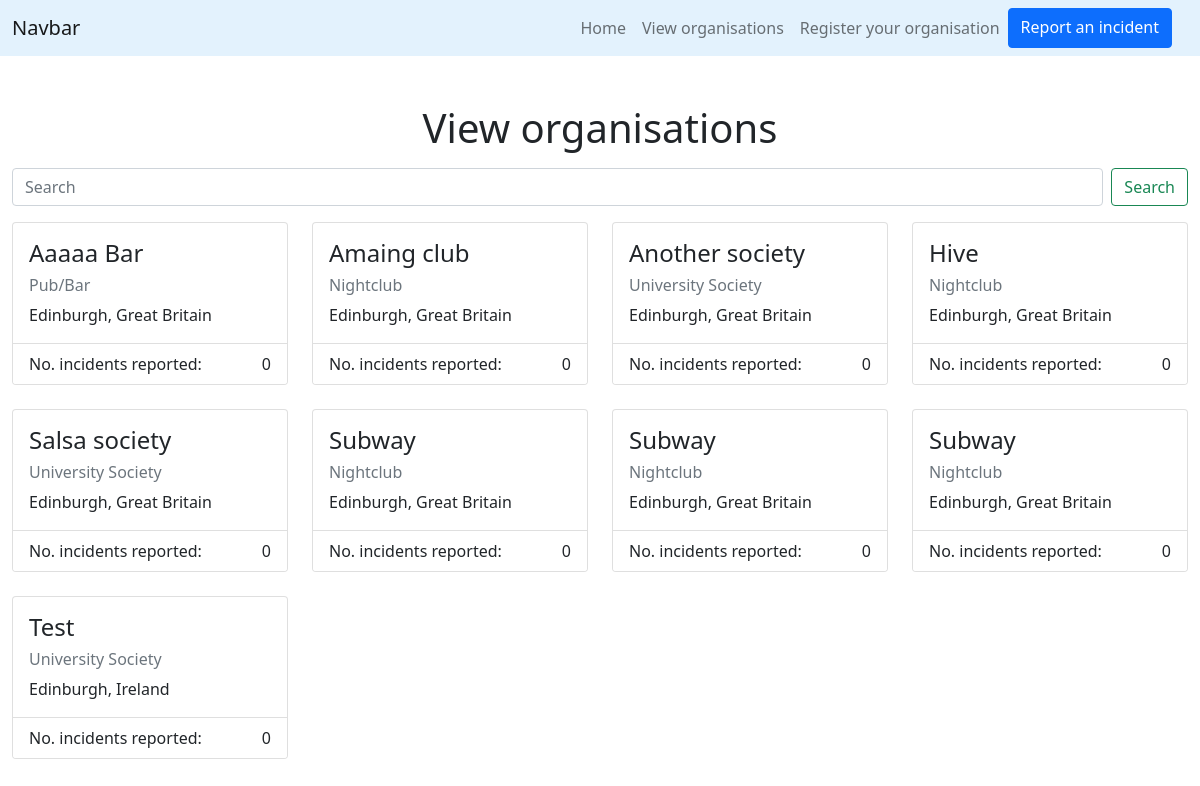
/view, run on the app's committed database.
### register/models.py (models this page shows)
class Organisation(models.Model):
    COUNTRY_CHOICES = [
        ('gb','Great Britain'),
        ('ie', 'Ireland'),
    ]
    TYPE_CHOICES = [
        ('pubbar', 'Pub/Bar'),
        ('club', 'Nightclub'),
        ('soc', 'University Society'),
        ('school', 'School'),
        ('office', 'Office'),
        ('store', 'Store'),
        ('other', 'Other'),
    ]
    CITY_CHOICES = [('edi', 'Edinburgh')]
    name = models.CharField(max_length=150)
    country = models.CharField(max_length=50, choices=COUNTRY_CHOICES)
    city = models.CharField(max_length=50, choices=CITY_CHOICES)
    type = models.CharField(max_length=25, choices=TYPE_CHOICES)
    email = models.EmailField()
    report_count = models.IntegerField(blank=False, null=False, default=0)
    class Meta:
        ordering = ['name']

### view/views.py (the view)
# urls.py: path('view', view_view, name='view'),
def view_view(request):
    search_organisation = request.GET.get('search')
    if search_organisation:
        organisations = Organisation.objects.filter(
            Q(name__icontains=search_organisation) |
            Q(country__icontains=search_organisation) |
            Q(city__icontains=search_organisation) |
            Q(type__icontains=search_organisation)
            )
    else:
        organisations = Organisation.objects.all().order_by("name")
    return render(request, 'view/view.html', {'orgs': organisations})

### view/templates/view/view.html (shortened to what this page needs)
{% extends "beepboop9000/base.html" %}
{% load static %}
{% block content %}
<div class="container-fluid">
  <div class="row justify-content-center">
    <div class="col-sm-12 text-center mb-2">
      <h1>View organisations</h1>
    </div>
  </div>
  <div class="row mb-3">
    <div class="col">
      <form class="d-flex" action="{% url 'view' %}">
        <input class="form-control me-2" type="search" name="search" placeholder="Search" aria-label="Search">
        <button class="btn btn-outline-success" type="submit">Search</button>
      </form>
    </div>
  </div>
  <div class="row row-cols-1 row-cols-sm-2 row-cols-lg-4 g-4">
  {% for organisation in orgs %}
  <div class="col">
    <div class="card h-100">
      <div class="card-body">
        <h4 class="card-title">{{ organisation.name }}</h4>
        <h6 class="card-text text-muted">{{ organisation.get_type_display }}</h6>
        <p class="card-text">{{ organisation.get_city_display }}, {{ organisation.get_country_display }}</p>
      </div>
      <ul class="list-group list-group-flush">
        <li class="list-group-item">
          <span style="float: left;">No. incidents reported:</span>
          <span style="float: right;">{{ organisation.report_count }}</span>
        </li>
      </ul>
    </div>
  </div>
  {% endfor %}
  </div>
</div>
{% endblock %}

### data on the page
Organisation: name "Aaaaa Bar", type "Pub/Bar", city "Edinburgh", country "Great Britain", report_count "0"
Organisation: name "Amaing club", type "Nightclub", city "Edinburgh", country "Great Britain", report_count "0"
Organisation: name "Another society", type "University Society", city "Edinburgh", country "Great Britain", report_count "0"
Organisation: name "Hive", type "Nightclub", city "Edinburgh", country "Great Britain", report_count "0"
Organisation: name "Salsa society", type "University Society", city "Edinburgh", country "Great Britain", report_count "0"
Organisation: name "Subway", type "Nightclub", city "Edinburgh", country "Great Britain", report_count "0"
Organisation: name "Subway", type "Nightclub", city "Edinburgh", country "Great Britain", report_count "0"
Organisation: name "Subway", type "Nightclub", city "Edinburgh", country "Great Britain", report_count "0"
Organisation: name "Test", type "University Society", city "Edinburgh", country "Ireland", report_count "0"
